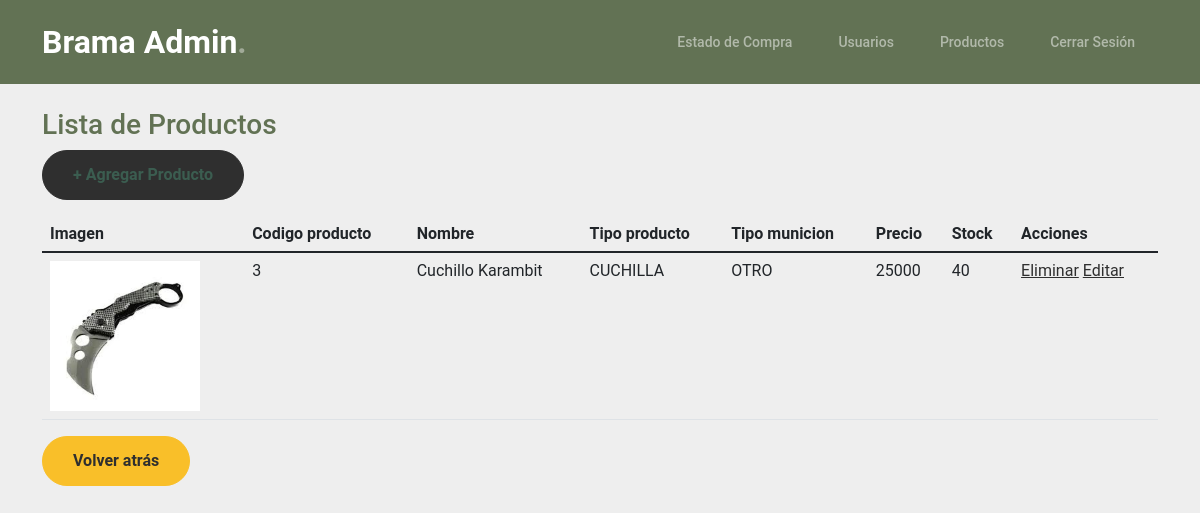
Before: /productos/ with the older database file.
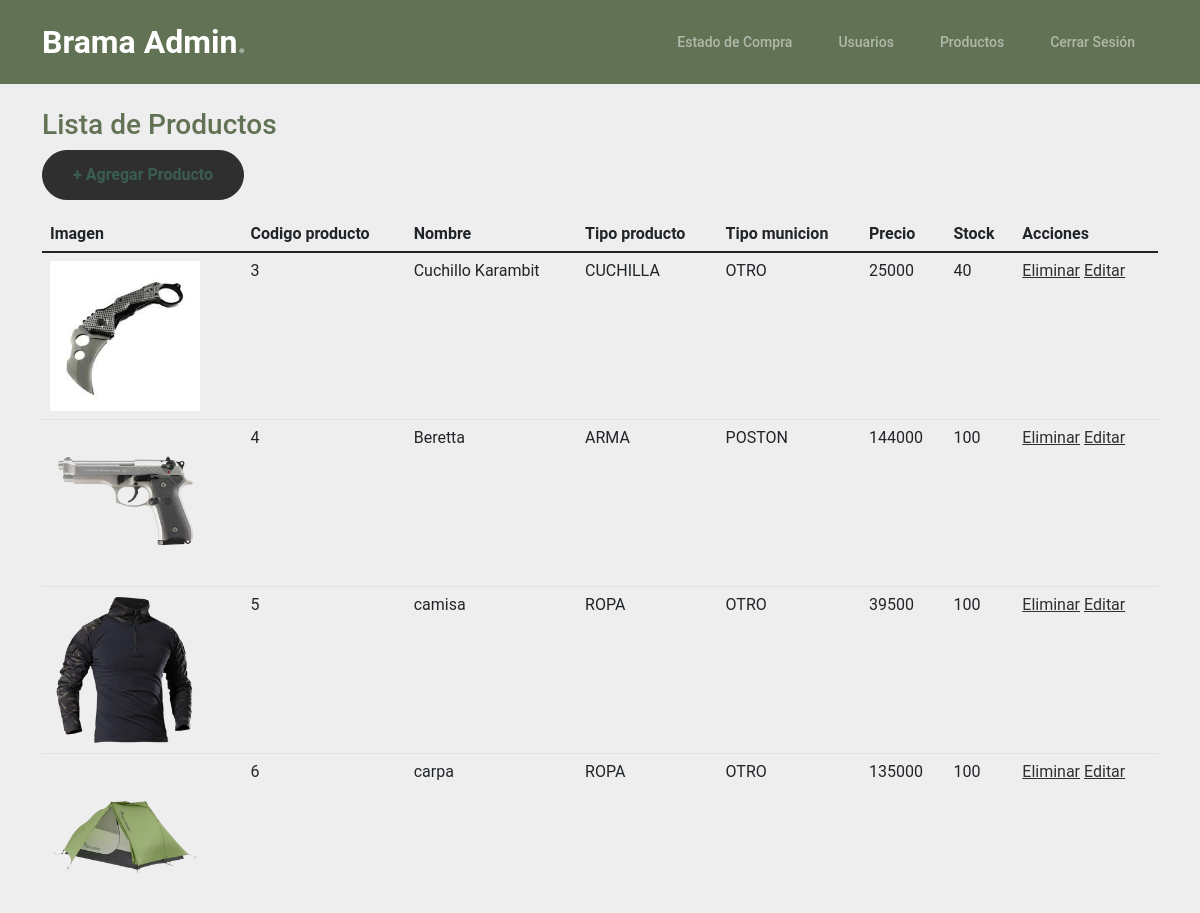
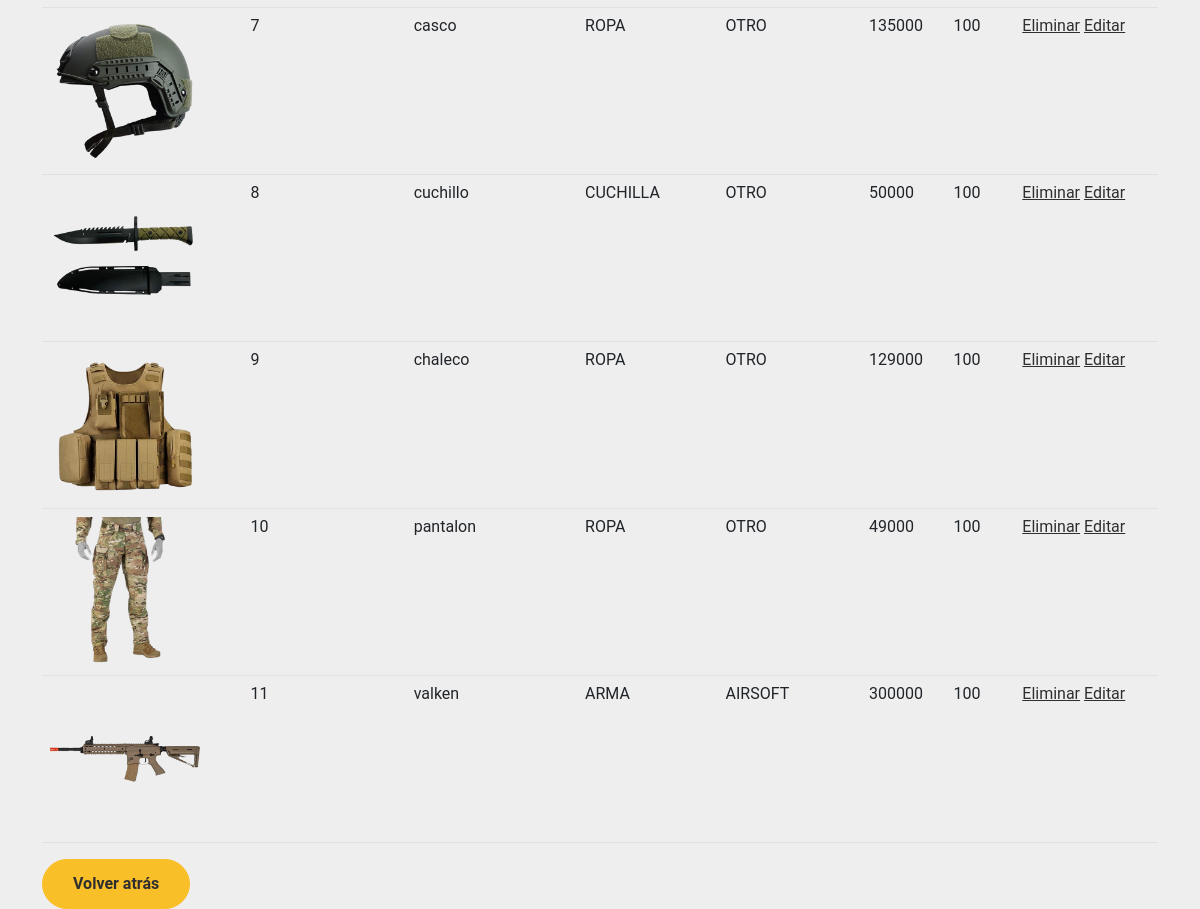
After: the same page with the newer database file (2 pictures, top to bottom).
### aplicacion/models.py (models this page shows, shortened)
class Producto(models.Model):
    cod_producto = models.AutoField(primary_key=True)
    nombre = models.CharField(max_length=50)
    tipo_producto = models.CharField(max_length=10, choices=TIPO_PRODUCTO, default='OTRO PRODUCTO')
    tipo_municion = models.CharField(max_length=100, choices=TIPO_MUNICION, default='OTRO')
    precio = models.IntegerField(validators=[MinValueValidator(1000), MaxValueValidator(999999999)])
    stock = models.IntegerField(default=0)
    imagen = models.ImageField(upload_to='productos', null=True)

### aplicacion/views.py (the view)
# urls.py: path('productos/', productos, name = 'productos'),
def productos(request):
    productos=Producto.objects.all()
    datos={
        "productos":productos
    }
    return render(request,'aplicacion/productos.html', datos)

### aplicacion/templates/aplicacion/productos.html (shortened to what this page needs)
{% load static %}
<head>
    <link href="{% static 'aplicacion/css/bootstrap.min.css' %}" rel="stylesheet">
    <link rel="stylesheet" href="https://cdnjs.cloudflare.com/ajax/libs/font-awesome/6.0.0-beta3/css/all.min.css">
    <link href="{% static 'aplicacion/css/tiny-slider.css' %}" rel="stylesheet">
    <link href="{% static 'aplicacion/css/style.css' %}" rel="stylesheet">
</head>
<nav class="custom-navbar navbar navbar-expand-md navbar-dark bg-dark" aria-label="Furni navigation bar">
    <div class="container">
        <a class="navbar-brand" href="{% url "panelcontrol" %}">Brama Admin<span>.</span></a>
        <div class="collapse navbar-collapse" id="navbarsFurni">
            <ul class="custom-navbar-nav navbar-nav ms-auto mb-2 mb-md-0">
                <li class="nav-item ">
                    <a class="nav-link" href="{% url 'panelcontrolestadocompra' %}">Estado de Compra</a>
                </li>
                <li class="nav-item">
                    <a class="nav-link" href="{% url 'personas' %}">Usuarios</a>
                </li>
                <li class="nav-item">
                    <a class="nav-link" href="{% url 'productos' %}">Productos</a>
                </li>
                <li class="nav-item">
                    <a class="nav-link" href="{% url 'panelcerrarsesion' %}">Cerrar Sesión</a>
                </li>
            </ul>
        </div>
    </div>
</nav>
    <div class="container">
        <div class="mt-4">
            <h3>Lista de Productos</h3>
            <a href="{% url 'crearproducto' %}" role="button" class="btn text-primary">+ Agregar Producto</a>
        </div>
        <table class="table table-hover">
            <thead>
                <tr>
                    <th>Imagen</th>
                    <th>Codigo producto</th>
                    <th>Nombre</th>
                    <th>Tipo producto</th>
                    <th>Tipo municion</th>
                    <th>Precio</th>
                    <th>Stock</th>
                    <th>Acciones</th>
                </tr>
            </thead>
            <tbody>
                {% for p in productos %}
                <tr>
                    <td><img src="{{ p.imagen.url }}" alt="foto" height="150"></td>
                    <td>{{ p.cod_producto }}</td>
                    <td>{{ p.nombre }}</td>
                    <td>{{ p.tipo_producto }}</td>
                    <td>{{ p.tipo_municion }}</td>
                    <td>{{ p.precio }}</td>
                    <td>{{ p.stock }}</td>
                    <td>
                        <a href="{% url 'eliminarproducto' p.cod_producto %}">Eliminar</a>
                        <a href="{% url 'modificarproducto' p.cod_producto %}">Editar</a>
                    </td>
                </tr>
                {% endfor %}
            </tbody>
        </table>
        <div class="back-button">
            <a href="{% url 'panelcontrol' %}" class="btn btn-secondary">Volver atrás</a>
        </div>
    </div>
</body>

Changed rows visible on the page:
added Producto: imagen (picture), cod_producto "4", nombre "Beretta", tipo_producto "ARMA", tipo_municion "POSTON", precio "144000", stock "100"
added Producto: imagen (picture), cod_producto "5", nombre "camisa", tipo_producto "ROPA", tipo_municion "OTRO", precio "39500", stock "100"
added Producto: imagen (picture), cod_producto "6", nombre "carpa", tipo_producto "ROPA", tipo_municion "OTRO", precio "135000", stock "100"
added Producto: imagen (picture), cod_producto "7", nombre "casco", tipo_producto "ROPA", tipo_municion "OTRO", precio "135000", stock "100"
added Producto: imagen (picture), cod_producto "8", nombre "cuchillo", tipo_producto "CUCHILLA", tipo_municion "OTRO", precio "50000", stock "100"
added Producto: imagen (picture), cod_producto "9", nombre "chaleco", tipo_producto "ROPA", tipo_municion "OTRO", precio "129000", stock "100"
added Producto: imagen (picture), cod_producto "10", nombre "pantalon", tipo_producto "ROPA", tipo_municion "OTRO", precio "49000", stock "100"
added Producto: imagen (picture), cod_producto "11", nombre "valken", tipo_producto "ARMA", tipo_municion "AIRSOFT", precio "300000", stock "100"
